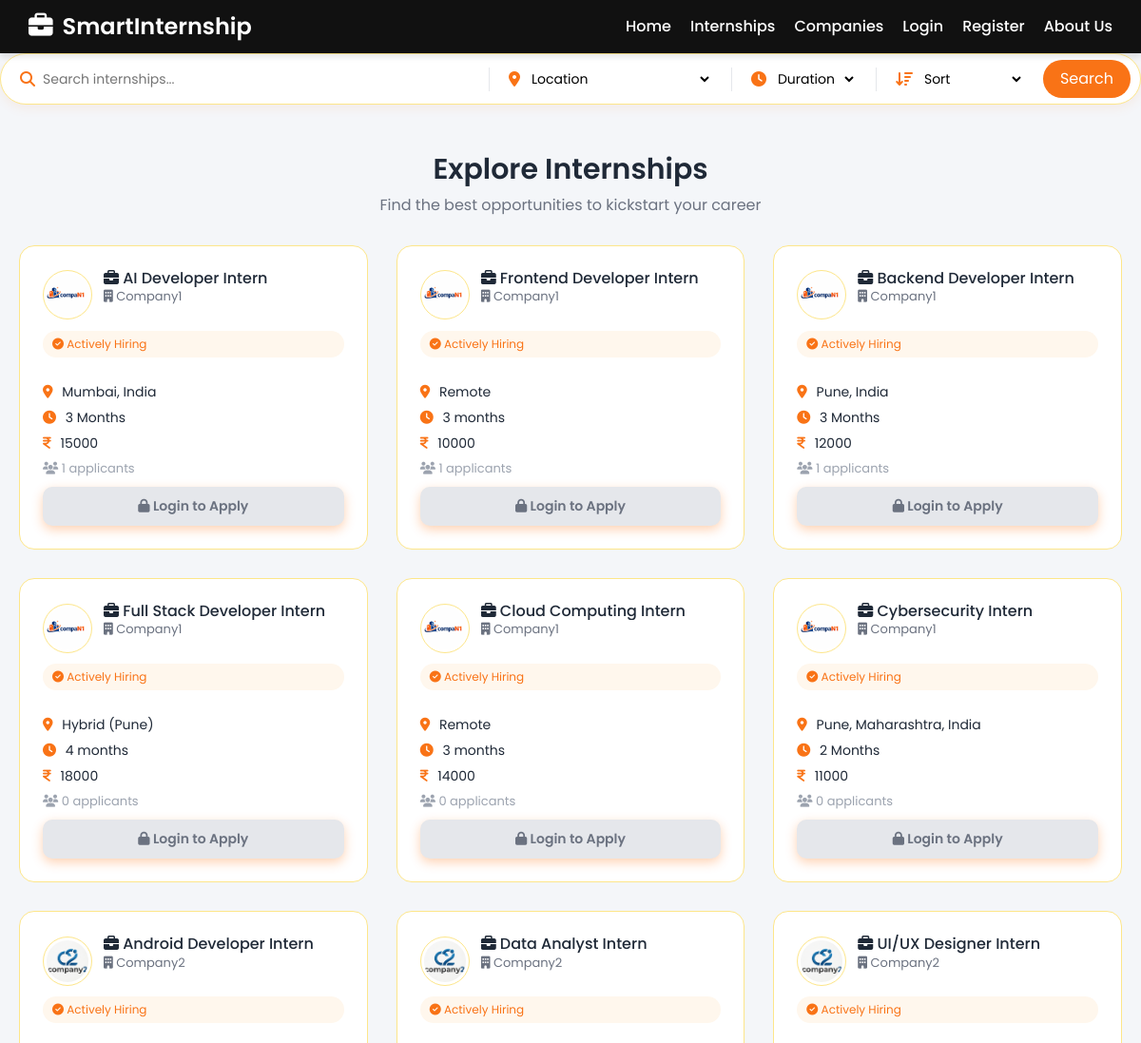
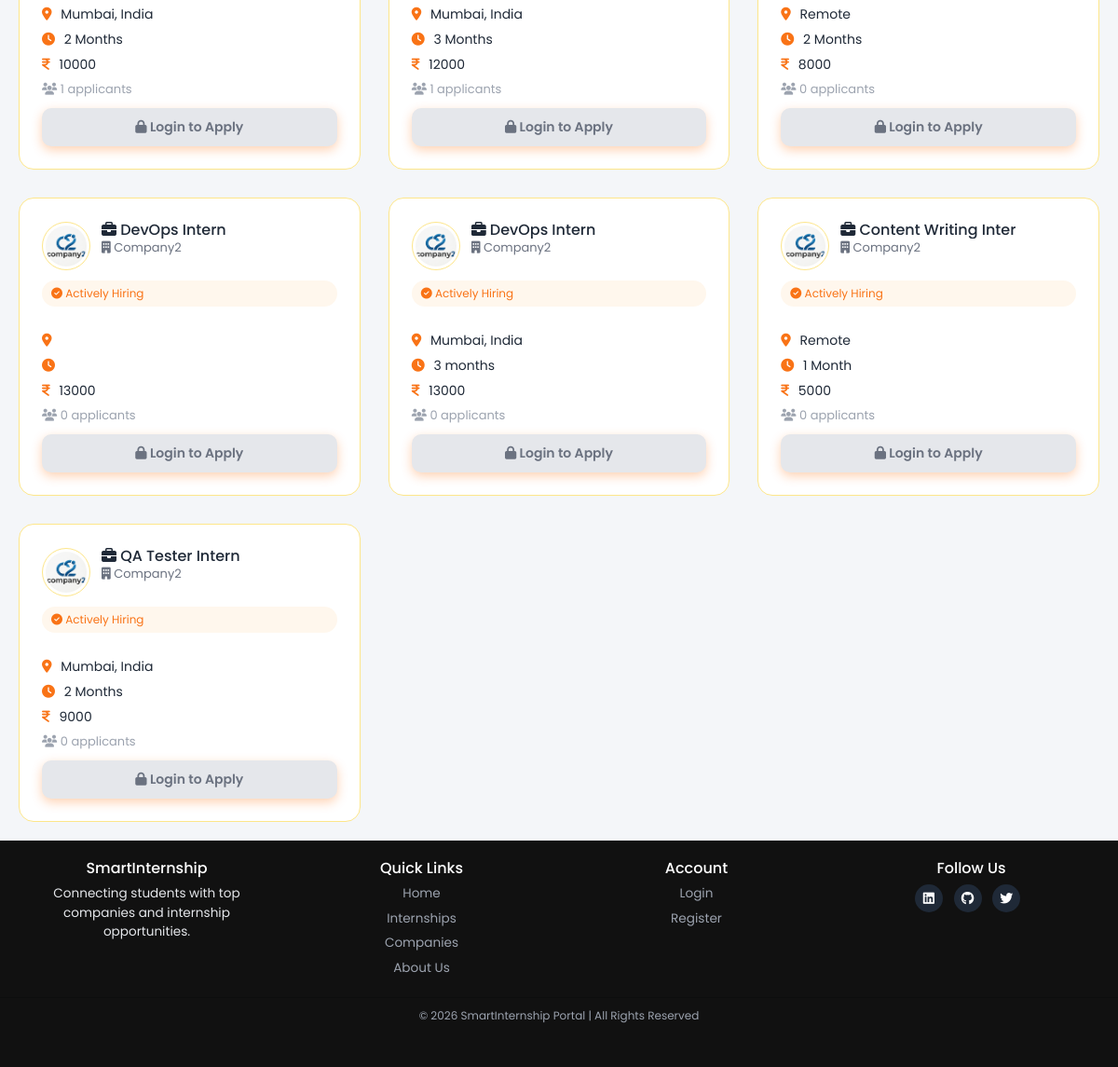
/internships, run on an earlier commit of the app's database (2 pictures, top to bottom).
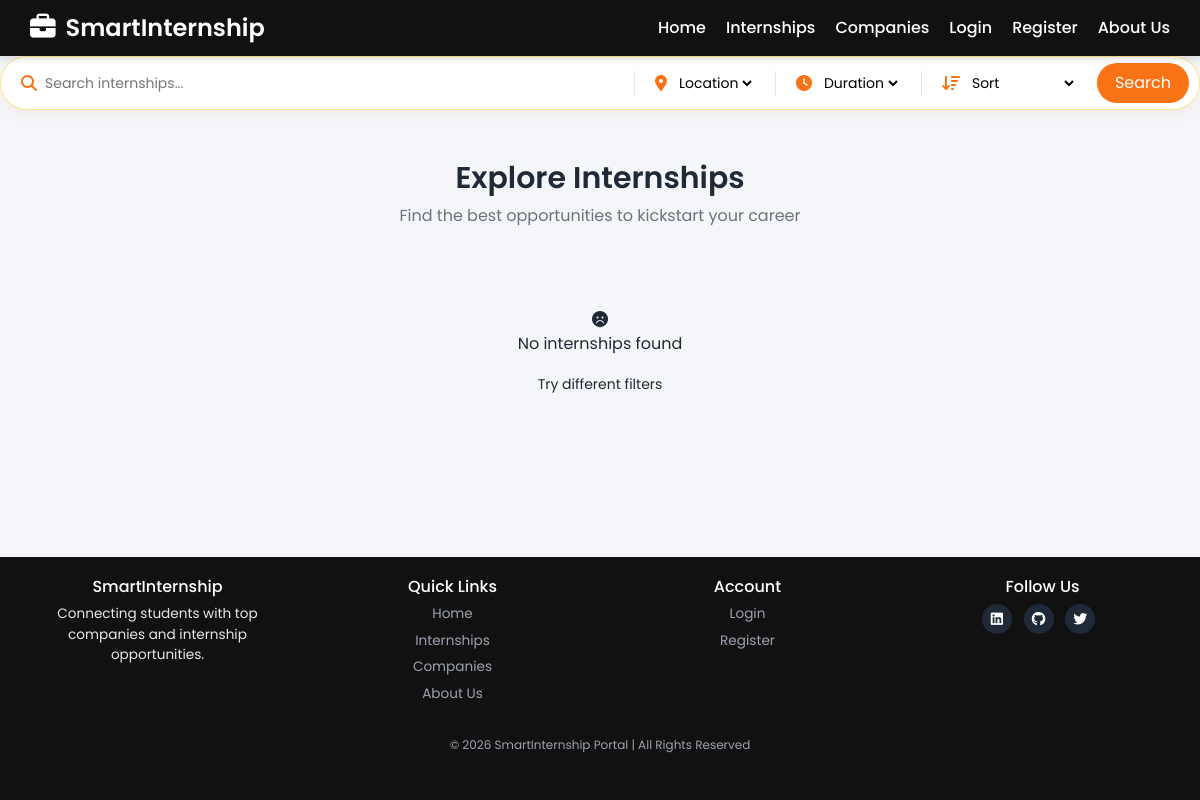
And on a later commit of the database.
### app/models/internship.py (models this page shows)
class Internship(db.Model):
    __tablename__ = "internships"
    id = db.Column(db.Integer, primary_key=True)
    company_id = db.Column(db.Integer, db.ForeignKey('companies.id'))
    title = db.Column(db.String(200))
    description = db.Column(db.Text)
    stipend = db.Column(db.Integer)
    duration = db.Column(db.String(100))
    location = db.Column(db.String(200))
    posted_date = db.Column(db.DateTime, default=datetime.utcnow)
    applications = db.relationship("Application", backref="internship", lazy=True)

### app/models/company.py (models this page shows, shortened)
class Company(db.Model):
    __tablename__ = "companies"
    id = db.Column(db.Integer, primary_key=True)
    user_id = db.Column(db.Integer, db.ForeignKey('users.id'))
    company_name = db.Column(db.String(200), nullable=False)
    website = db.Column(db.String(200))
    location = db.Column(db.String(200))
    description = db.Column(db.Text)
    logo = db.Column(db.String(200))  # company logo filename
    is_profile_complete = db.Column(db.Boolean, default=False)
    internships = db.relationship("Internship", backref="company", lazy=True)

### app/routes/main_routes.py (the view)
@main.route("/internships")
def internships():
    search = request.args.get("search")
    location = request.args.get("location")
    duration = request.args.get("duration")
    sort = request.args.get("sort")
    query = Internship.query
    if search:
        query = query.filter(Internship.title.ilike(f"%{search}%"))
    if location:
        query = query.filter(Internship.location == location)
    if duration:
        query = query.filter(Internship.duration == duration)
    if sort == "stipend_high":
        query = query.order_by(Internship.stipend.desc())
    elif sort == "stipend_low":
        query = query.order_by(Internship.stipend.asc())
    internships = query.all()
    for internship in internships:
        internship.apply_count = Application.query.filter_by(
            internship_id=internship.id
        ).count()
    wishlist_ids = []
    applied_ids = []
    if session.get("role") == "student":
        user_id = session.get("user_id")
        wishlist = Wishlist.query.filter_by(student_id=user_id).all()
        wishlist_ids = [w.internship_id for w in wishlist]
        applied = Application.query.filter_by(student_id=user_id).all()
        applied_ids = [a.internship_id for a in applied]
    locations = [loc[0] for loc in db.session.query(Internship.location).distinct().all()]
    durations = [dur[0] for dur in db.session.query(Internship.duration).distinct().all()]
    return render_template(
        "internships.html",
        internships=internships,
        wishlist_ids=wishlist_ids,
        applied_ids=applied_ids,
        locations=locations,
        durations=durations
    )

### run.py (called while the page is built)
@app.after_request
def add_header(response):
    response.cache_control.no_store = True
    response.cache_control.no_cache = True
    response.cache_control.must_revalidate = True
    response.headers["Pragma"] = "no-cache"
    response.headers["Expires"] = "0"
    return response

### app/templates/internships.html (shortened to what this page needs)
{% extends "base.html" %}
{% block head %}
<link rel="stylesheet" href="{{ url_for('static', filename='css/internships.css') }}">
<link rel="stylesheet" href="https://cdnjs.cloudflare.com/ajax/libs/font-awesome/6.5.1/css/all.min.css">
{% endblock %}
{% block content %}
<form method="GET" class="search-bar">
    <div class="search-item">
        <i class="fa-solid fa-magnifying-glass"></i>
        <input type="text" name="search" placeholder="Search internships..."
               value="{{ request.args.get('search','') }}">
    </div>
    <div class="search-item">
        <i class="fa-solid fa-location-dot"></i>
        <select name="location">
            <option value="">Location</option>
        </select>
    </div>
    <div class="search-item">
        <i class="fa-solid fa-clock"></i>
        <select name="duration">
            <option value="">Duration</option>
        </select>
    </div>
    <div class="search-item">
        <i class="fa-solid fa-arrow-down-wide-short"></i>
        <select name="sort">
            <option value="">Sort</option>
        </select>
    </div>
    <button type="submit" class="search-btn">Search</button>
</form>
<div class="internship-page">
    <div class="container">
        <div class="page-header">
            <h2 class="page-title">Explore Internships</h2>
            <p class="subtitle">Find the best opportunities to kickstart your career</p>
        </div>
        {% if internships|length == 0 %}
        <div class="no-results">
            <i class="fa-solid fa-face-frown"></i>
            <p>No internships found</p>
            <small>Try different filters</small>
        </div>
        {% endif %}
        <div class="intern-grid">
            {% for internship in internships %}
            <div class="intern-card" data-url="{{ url_for('main.internship_detail', id=internship.id) }}">
                <div class="save-btn">
                    <a href="{{ url_for('main.toggle_wishlist', id=internship.id) }}" class="no-click">
                    </a>
                </div>
                <div class="card-top">
                    <img src="{{ url_for('static', filename='uploads/logos/' ~ internship.company.logo) if internship.company and internship.company.logo else url_for('static', filename='uploads/logos/default.png') }}">
                    <div>
                        <h5>
                            <i class="fa-solid fa-briefcase"></i> {{ internship.title }}
                        </h5>
                        <p class="company">
                            <i class="fa-solid fa-building"></i> {{ internship.company.company_name }}
                        </p>
                    </div>
                </div>
                <div class="badge-hiring">
                    <i class="fa-solid fa-circle-check"></i> Actively Hiring
                </div>
                <div class="card-middle">
                    <p><i class="fa-solid fa-location-dot"></i> {{ internship.location }}</p>
                    <p><i class="fa-solid fa-clock"></i> {{ internship.duration }}</p>
                    <p class="stipend">
                        <i class="fa-solid fa-indian-rupee-sign"></i> {{ internship.stipend }}
                    </p>
                </div>
                <div class="apply-count">
                    <i class="fa-solid fa-users"></i> {{ internship.apply_count or 0 }} applicants
                </div>
                <div class="card-bottom">
                    {% if session.get('role') == 'student' %}
                        {% if internship.id in applied_ids %}
                            <button class="apply-btn applied no-click" disabled>
                                <i class="fa-solid fa-circle-check"></i> Applied
                            </button>
                        {% else %}
                            <a href="{{ url_for('student.apply_internship', id=internship.id) }}" class="apply-btn no-click">
                                <i class="fa-solid fa-paper-plane"></i> Apply Now
                            </a>
                        {% endif %}
                    {% else %}
                        <a href="{{ url_for('auth_main.login') }}" class="apply-btn disabled no-click">
                            <i class="fa-solid fa-lock"></i> Login to Apply
                        </a>
                    {% endif %}
                </div>
            </div>
            {% endfor %}
        </div>
    </div>
</div>
{% endblock %}

### app/templates/base.html (shortened to what this page needs)
<!DOCTYPE html>
<html lang="en">
<head>
<link rel="stylesheet" href="{{ url_for('static', filename='css/styles.css') }}">
<link rel="stylesheet" href="https://cdnjs.cloudflare.com/ajax/libs/font-awesome/6.5.0/css/all.min.css">
<link href="https://cdn.jsdelivr.net/npm/bootstrap@5.3.3/dist/css/bootstrap.min.css" rel="stylesheet">
<link href="https://cdn.jsdelivr.net/npm/bootstrap-icons@1.11.3/font/bootstrap-icons.css" rel="stylesheet">
{% block head %}{% endblock %}
</head>
<body class="{% block body_class %}{% endblock %} d-flex flex-column min-vh-100">
<header>
  <div class="head_nav">
    <nav class="nav_sec">
      <div class="main_logo">
        <div class="logo_img">
          <i class="fa-solid fa-briefcase"></i>
        </div>
        <a href="{{ url_for('main.home') }}">SmartInternship</a>
      </div>
      <div class="menu">
        <a href="{{ url_for('main.home') }}">Home</a>
        <a href="{{ url_for('main.internships') }}">Internships</a>
        <a href="{{ url_for('main.companies') }}">Companies</a>
        {% if session.get('user_id') %}
        <div class="dropdown">
          <button class="dropbtn">
            Welcome,
            {% if session.get('role') == 'company' %}
              {{ company_name if company_name else session.get('name') }}
            {% elif session.get('role') == 'student' %}
              {{ user.name if user else session.get('name') }}
            {% endif %}
            <i class="fa fa-caret-down"></i>
          </button>
          <div class="dropdown-content">
            {% if session.get("role") == "student" %}
              <a href="{{ url_for('student.dashboard') }}">Student Dashboard</a>
              <a href="{{ url_for('student.my_applications') }}">My Applications</a>
              <a href="{{ url_for('student.profile') }}">Profile</a>
            {% elif session.get("role") == "company" %}
              <a href="{{ url_for('company.dashboard') }}">Company Dashboard</a>
              <a href="{{ url_for('company.post_internship') }}">Post Internship</a>
              <a href="{{ url_for('company.applications') }}">Applications</a>
              <a href="{{ url_for('company.company_profile') }}">Profile</a>
            {% endif %}
            <a href="{{ url_for('auth_main.logout') }}">Logout</a>
          </div>
        </div>
        {% else %}
        <a href="{{ url_for('auth_main.login') }}">Login</a>
        <a href="{{ url_for('auth_main.register') }}">Register</a>
        {% endif %}
        <a class="about_sec" href="{{ url_for('main.about') }}">About Us</a>
      </div>
    </nav>
  </div>
</header>
<main class="flex-grow-1">
{% block content %}{% endblock %}
</main>
<footer class="footer mt-auto">
    <div class="footer-container">
        <div class="footer-section">
            <h3>SmartInternship</h3>
            <p>Connecting students with top companies and internship opportunities.</p>
        </div>
        <div class="footer-section">
            <h4>Quick Links</h4>
            <a href="{{ url_for('main.home') }}">Home</a>
            <a href="{{ url_for('main.internships') }}">Internships</a>
            <a href="{{ url_for('main.companies') }}">Companies</a>
            <a href="{{ url_for('main.about') }}#about">About Us</a>
        </div>
        <div class="footer-section">
            <h4>Account</h4>
            <a href="{{ url_for('auth_main.login') }}">Login</a>
            <a href="{{ url_for('auth_main.register') }}">Register</a>
        </div>
        <div class="footer-section">
            <h4>Follow Us</h4>
            <div class="social-icons">
               <a href="https://www.linkedin.com/in/shrawani-wankhade-0a961a380" target="_blank">
                <i class="fa-brands fa-linkedin"></i>
                 </a>
                <a href="https://github.com/shrawi10317" target="_blank"><i class="fa-brands fa-github"></i></a>
                <a href="#"><i class="fa-brands fa-twitter"></i></a>
            </div>
        </div>
    </div>
    <div class="footer-bottom">
        <p>© 2026 SmartInternship Portal | All Rights Reserved</p>
    </div>
</footer>
</body>
</html>

### app/static/css/styles.css (style rules this page uses)
* { box-sizing:border-box; font-family: 'Poppins', sans-serif; margin:0; padding:0; }
body { background:#f5f5f5; }
.head_nav { position: sticky; top:0; z-index: 1000; width: 100%; background: linear-gradient(90deg, #0d6efd, #007bff); box-shadow: 0 4px 6px rgba(0,0,0,0.1); transition: 0.3s ease; }
.nav_sec { display:flex; justify-content: space-between; align-items:center; padding:10px 30px; }
.main_logo { display:flex; align-items:center; gap:10px; }
.logo_img i { color:#fff; font-size:1.6rem; }
.main_logo a { color:#fff; font-weight:600; font-size:1.5rem; text-decoration:none; }
.menu { display:flex; align-items:center; gap:20px; }
.menu a, .menu, .dropbtn, .about_sec { color:#fff; text-decoration:none; font-weight:500; transition:0.3s; }
.head_nav { position: sticky; top: 0; z-index: 1000; width: 100%; background: #111; box-shadow: 0 4px 6px rgba(0,0,0,0.1); transition: 0.3s ease; }
.nav_sec { display: flex; justify-content: space-between; align-items: center; padding: 10px 30px; }
html, body { height: 100%; display:flex; flex-direction:column; }
main { flex:1; }
.footer { background:#111; color:#e5e7eb; padding:20px 0; font-size:0.85rem; text-align:center; width:100%; flex-shrink:0; }
.footer-container { display:grid; grid-template-columns:repeat(auto-fit,minmax(200px,1fr)); gap:20px; max-width:1200px; margin:auto; padding:0 20px; }
.footer-section h3, .footer-section h4 { color:#fff; font-size:16px; margin-bottom:8px; }
.footer-section a { display:block; font-size:0.85rem; color:#9ca3af; margin-bottom:6px; text-decoration:none; transition:0.3s; }
.social-icons a { display:inline-flex; align-items:center; justify-content:center; width:30px; height:30px; margin-right:8px; border-radius:50%; background:#1f2937; color:white; font-size:14px; transition:0.3s; }
.footer-bottom { border-top:1px solid #0d0e0e; padding:10px; margin-top:15px; font-size:0.75rem; color:#9ca3af; }
html { scroll-padding-top:80px; }
body { overflow-x: hidden; }

### app/static/css/internships.css (style rules this page uses)
body { background: #f4f6f9; font-family: 'Poppins', sans-serif; color: #1f2937; }
.container { max-width: 1200px; margin: auto; padding: 20px; }
.search-bar { display: flex; align-items: center; background: #fff; border-radius: 50px; padding: 6px 10px; border: 1px solid #fde68a; box-shadow: 0 4px 12px rgba(249,115,22,0.08); gap: 10px; margin-bottom: 30px; }
.search-item { display: flex; align-items: center; gap: 8px; padding: 6px 10px; }
.search-item i { color: #f97316; }
.search-item input, .search-item select { border: none; outline: none; background: transparent; font-size: 14px; }
.search-item:first-child { flex: 1; }
.search-btn { background: #f97316; color: #fff; border: none; padding: 8px 18px; border-radius: 30px; transition: 0.3s; }
.page-header { text-align: center; margin-bottom: 30px; }
.page-title { font-size: 30px; font-weight: 600; }
.subtitle { color: #6b7280; }
.no-results { text-align: center; padding: 50px; }
* { box-sizing: border-box; }
html { font-size: 16px; }

What changed in the data, as far as the page shows it:
removed Internship: logo (picture), title "AI Developer Intern", company.company_name "Company1", location "Mumbai, India", duration "3 Months", stipend "15000", apply_count "1"
removed Internship: logo (picture), title "Frontend Developer Intern", company.company_name "Company1", location "Remote", duration "3 months", stipend "10000", company "1"
removed Internship: logo (picture), title "Backend Developer Intern", company.company_name "Company1", location "Pune, India", duration "3 Months", stipend "12000", company "1"
removed Internship: logo (picture), title "Full Stack Developer Intern", company.company_name "Company1", location "Hybrid (Pune)", duration "4 months", stipend "18000", apply_count "0"
removed Internship: logo (picture), title "Cloud Computing Intern", company.company_name "Company1", location "Remote", duration "3 months", stipend "14000", apply_count "0"
removed Internship: logo (picture), title "Cybersecurity Intern", company.company_name "Company1", location "Pune, Maharashtra, India", duration "2 Months", stipend "11000", apply_count "0"
removed Internship: logo (picture), title "Android Developer Intern", company.company_name "Company2", location "Mumbai, India", duration "2 Months", stipend "10000", apply_count "1"
removed Internship: logo (picture), title "Data Analyst Intern", company.company_name "Company2", location "Mumbai, India", duration "3 Months", stipend "12000", apply_count "1"
removed Internship: logo (picture), title "UI/UX Designer Intern", company.company_name "Company2", location "Remote", duration "2 Months", stipend "8000", apply_count "0"
removed Internship: logo (picture), title "DevOps Intern", company.company_name "Company2", stipend "13000", apply_count "0"
removed Internship: logo (picture), title "DevOps Intern", company.company_name "Company2", location "Mumbai, India", duration "3 months", stipend "13000", apply_count "0"
removed Internship: logo (picture), title "Content Writing Inter", company.company_name "Company2", location "Remote", duration "1 Month", stipend "5000", apply_count "0"
removed Internship: logo (picture), title "QA Tester Intern", company.company_name "Company2", location "Mumbai, India", duration "2 Months", stipend "9000", apply_count "0"
Also different on the page:
text now shown: "No internships found Try different filters"
